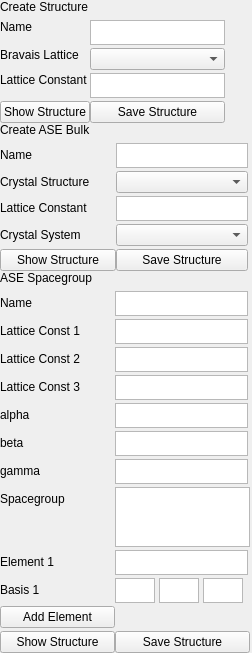
        <widget class="QWidget" name="page_2">
         <property name="geometry">
          <rect>
           <x>0</x>
           <y>0</y>
           <width>252</width>
           <height>653</height>
          </rect>
         </property>
         <attribute name="label">
          <string>Create Structure</string>
         </attribute>
         <layout class="QVBoxLayout" name="verticalLayout">
          <property name="spacing">
           <number>0</number>
          </property>
          <property name="leftMargin">
           <number>0</number>
          </property>
          <property name="topMargin">
           <number>0</number>
          </property>
          <property name="rightMargin">
           <number>0</number>
          </property>
          <property name="bottomMargin">
           <number>0</number>
          </property>
          <item>
           <widget class="QLabel" name="label_3">
            <property name="sizePolicy">
             <sizepolicy hsizetype="Preferred" vsizetype="Fixed">
              <horstretch>0</horstretch>
              <verstretch>0</verstretch>
             </sizepolicy>
            </property>
            <property name="text">
             <string>Create Structure</string>
            </property>
           </widget>
          </item>
          <item>
           <layout class="QFormLayout" name="formLayout">
            <property name="sizeConstraint">
             <enum>QLayout::SetFixedSize</enum>
            </property>
            <property name="formAlignment">
             <set>Qt::AlignLeading|Qt::AlignLeft|Qt::AlignTop</set>
            </property>
            <property name="horizontalSpacing">
             <number>0</number>
            </property>
            <property name="verticalSpacing">
             <number>3</number>
            </property>
            <property name="topMargin">
             <number>6</number>
            </property>
            <item row="0" column="0">
             <widget class="QLabel" name="label_6">
              <property name="sizePolicy">
               <sizepolicy hsizetype="Preferred" vsizetype="Fixed">
                <horstretch>0</horstretch>
                <verstretch>0</verstretch>
               </sizepolicy>
              </property>
              <property name="text">
               <string>Name</string>
              </property>
              <property name="alignment">
               <set>Qt::AlignCenter</set>
              </property>
             </widget>
            </item>
            <item row="0" column="1">
             <widget class="QPlainTextEdit" name="struct_name_norm">
              <property name="sizePolicy">
               <sizepolicy hsizetype="Fixed" vsizetype="Fixed">
                <horstretch>0</horstretch>
                <verstretch>0</verstretch>
               </sizepolicy>
              </property>
              <property name="minimumSize">
               <size>
                <width>135</width>
                <height>25</height>
               </size>
              </property>
              <property name="maximumSize">
               <size>
                <width>135</width>
                <height>20</height>
               </size>
              </property>
              <property name="verticalScrollBarPolicy">
               <enum>Qt::ScrollBarAlwaysOff</enum>
              </property>
              <property name="horizontalScrollBarPolicy">
               <enum>Qt::ScrollBarAlwaysOff</enum>
              </property>
              <property name="lineWrapMode">
               <enum>QPlainTextEdit::NoWrap</enum>
              </property>
             </widget>
            </item>
            <item row="1" column="0">
             <widget class="QLabel" name="label_7">
              <property name="sizePolicy">
               <sizepolicy hsizetype="Preferred" vsizetype="Fixed">
                <horstretch>0</horstretch>
                <verstretch>0</verstretch>
               </sizepolicy>
              </property>
              <property name="text">
               <string>Bravais Lattice</string>
              </property>
              <property name="alignment">
               <set>Qt::AlignCenter</set>
              </property>
             </widget>
            </item>
            <item row="1" column="1">
             <widget class="QComboBox" name="bravais_lattice">
              <property name="sizePolicy">
               <sizepolicy hsizetype="Fixed" vsizetype="Fixed">
                <horstretch>0</horstretch>
                <verstretch>0</verstretch>
               </sizepolicy>
              </property>
              <property name="minimumSize">
               <size>
                <width>135</width>
                <height>0</height>
               </size>
              </property>
              <item>
               <property name="text">
                <string/>
               </property>
              </item>
              <item>
               <property name="text">
                <string>scc</string>
               </property>
              </item>
              <item>
               <property name="text">
                <string>fcc</string>
               </property>
              </item>
              <item>
               <property name="text">
                <string>bcc</string>
               </property>
              </item>
             </widget>
            </item>
            <item row="2" column="0">
             <widget class="QLabel" name="label_8">
              <property name="sizePolicy">
               <sizepolicy hsizetype="Preferred" vsizetype="Fixed">
                <horstretch>0</horstretch>
                <verstretch>0</verstretch>
               </sizepolicy>
              </property>
              <property name="text">
               <string>Lattice Constant</string>
              </property>
             </widget>
            </item>
            <item row="2" column="1">
             <widget class="QPlainTextEdit" name="lattice_constant_norm">
              <property name="sizePolicy">
               <sizepolicy hsizetype="Expanding" vsizetype="Fixed">
                <horstretch>0</horstretch>
                <verstretch>0</verstretch>
               </sizepolicy>
              </property>
              <property name="maximumSize">
               <size>
                <width>135</width>
                <height>25</height>
               </size>
              </property>
              <property name="verticalScrollBarPolicy">
               <enum>Qt::ScrollBarAlwaysOff</enum>
              </property>
              <property name="horizontalScrollBarPolicy">
               <enum>Qt::ScrollBarAlwaysOff</enum>
              </property>
              <property name="lineWrapMode">
               <enum>QPlainTextEdit::NoWrap</enum>
              </property>
             </widget>
            </item>
            <item row="3" column="0">
             <widget class="QPushButton" name="show_structure_norm">
              <property name="sizePolicy">
               <sizepolicy hsizetype="Preferred" vsizetype="Fixed">
                <horstretch>0</horstretch>
                <verstretch>0</verstretch>
               </sizepolicy>
              </property>
              <property name="text">
               <string>Show Structure</string>
              </property>
             </widget>
            </item>
            <item row="3" column="1">
             <widget class="QPushButton" name="save_structure_norm">
              <property name="sizePolicy">
               <sizepolicy hsizetype="Fixed" vsizetype="Fixed">
                <horstretch>0</horstretch>
                <verstretch>0</verstretch>
               </sizepolicy>
              </property>
              <property name="maximumSize">
               <size>
                <width>135</width>
                <height>16777215</height>
               </size>
              </property>
              <property name="text">
               <string>Save Structure</string>
              </property>
             </widget>
            </item>
           </layout>
          </item>
          <item>
           <widget class="QLabel" name="label_4">
            <property name="sizePolicy">
             <sizepolicy hsizetype="Preferred" vsizetype="Fixed">
              <horstretch>0</horstretch>
              <verstretch>0</verstretch>
             </sizepolicy>
            </property>
            <property name="text">
             <string>Create ASE Bulk</string>
            </property>
           </widget>
          </item>
          <item>
           <layout class="QFormLayout" name="formLayout_3">
            <property name="horizontalSpacing">
             <number>0</number>
            </property>
            <property name="verticalSpacing">
             <number>3</number>
            </property>
            <property name="topMargin">
             <number>6</number>
            </property>
            <item row="0" column="0">
             <widget class="QLabel" name="label_9">
              <property name="text">
               <string>Name</string>
              </property>
             </widget>
            </item>
            <item row="0" column="1">
             <widget class="QPlainTextEdit" name="struct_name_bulk">
              <property name="sizePolicy">
               <sizepolicy hsizetype="Expanding" vsizetype="Fixed">
                <horstretch>0</horstretch>
                <verstretch>0</verstretch>
               </sizepolicy>
              </property>
              <property name="minimumSize">
               <size>
                <width>0</width>
                <height>25</height>
               </size>
              </property>
              <property name="maximumSize">
               <size>
                <width>132</width>
                <height>20</height>
               </size>
              </property>
              <property name="verticalScrollBarPolicy">
               <enum>Qt::ScrollBarAlwaysOff</enum>
              </property>
              <property name="horizontalScrollBarPolicy">
               <enum>Qt::ScrollBarAlwaysOff</enum>
              </property>
              <property name="lineWrapMode">
               <enum>QPlainTextEdit::NoWrap</enum>
              </property>
             </widget>
            </item>
            <item row="1" column="0">
             <widget class="QLabel" name="label_10">
              <property name="text">
               <string>Crystal Structure</string>
              </property>
             </widget>
            </item>
            <item row="2" column="0">
             <widget class="QLabel" name="label_11">
              <property name="text">
               <string>Lattice Constant</string>
              </property>
             </widget>
            </item>
            <item row="2" column="1">
             <widget class="QPlainTextEdit" name="lattice_constant_bulk">
              <property name="sizePolicy">
               <sizepolicy hsizetype="Expanding" vsizetype="Fixed">
                <horstretch>0</horstretch>
                <verstretch>0</verstretch>
               </sizepolicy>
              </property>
              <property name="minimumSize">
               <size>
                <width>0</width>
                <height>25</height>
               </size>
              </property>
              <property name="maximumSize">
               <size>
                <width>132</width>
                <height>20</height>
               </size>
              </property>
              <property name="verticalScrollBarPolicy">
               <enum>Qt::ScrollBarAlwaysOff</enum>
              </property>
              <property name="horizontalScrollBarPolicy">
               <enum>Qt::ScrollBarAlwaysOff</enum>
              </property>
              <property name="lineWrapMode">
               <enum>QPlainTextEdit::NoWrap</enum>
              </property>
             </widget>
            </item>
            <item row="3" column="0">
             <widget class="QLabel" name="label_12">
              <property name="text">
               <string>Crystal System</string>
              </property>
             </widget>
            </item>
            <item row="4" column="0">
             <widget class="QPushButton" name="show_structure_bulk">
              <property name="sizePolicy">
               <sizepolicy hsizetype="Fixed" vsizetype="Fixed">
                <horstretch>0</horstretch>
                <verstretch>0</verstretch>
               </sizepolicy>
              </property>
              <property name="minimumSize">
               <size>
                <width>116</width>
                <height>0</height>
               </size>
              </property>
              <property name="maximumSize">
               <size>
                <width>132</width>
                <height>16777215</height>
               </size>
              </property>
              <property name="text">
               <string>Show Structure</string>
              </property>
             </widget>
            </item>
            <item row="4" column="1">
             <widget class="QPushButton" name="save_structure_bulk">
              <property name="maximumSize">
               <size>
                <width>132</width>
                <height>16777215</height>
               </size>
              </property>
              <property name="text">
               <string>Save Structure</string>
              </property>
             </widget>
            </item>
            <item row="1" column="1">
             <widget class="QComboBox" name="crystal_structure">
              <property name="maximumSize">
               <size>
                <width>132</width>
                <height>16777215</height>
               </size>
              </property>
              <item>
               <property name="text">
                <string/>
               </property>
              </item>
              <item>
               <property name="text">
                <string>wurtzite</string>
               </property>
              </item>
             </widget>
            </item>
            <item row="3" column="1">
             <widget class="QComboBox" name="crystal_system">
              <property name="maximumSize">
               <size>
                <width>132</width>
                <height>16777215</height>
               </size>
              </property>
              <item>
               <property name="text">
                <string/>
               </property>
              </item>
              <item>
               <property name="text">
                <string>Cubic</string>
               </property>
              </item>
              <item>
               <property name="text">
                <string>Orthorhombic</string>
               </property>
              </item>
             </widget>
            </item>
           </layout>
          </item>
          <item>
           <widget class="QLabel" name="label_5">
            <property name="sizePolicy">
             <sizepolicy hsizetype="Preferred" vsizetype="Fixed">
              <horstretch>0</horstretch>
              <verstretch>0</verstretch>
             </sizepolicy>
            </property>
            <property name="text">
             <string>ASE Spacegroup</string>
            </property>
           </widget>
          </item>
          <item>
           <layout class="QFormLayout" name="formLayout_4">
            <property name="horizontalSpacing">
             <number>0</number>
            </property>
            <property name="verticalSpacing">
             <number>3</number>
            </property>
            <property name="topMargin">
             <number>6</number>
            </property>
            <property name="rightMargin">
             <number>0</number>
            </property>
            <item row="0" column="0">
             <widget class="QLabel" name="label_13">
              <property name="text">
               <string>Name</string>
              </property>
             </widget>
            </item>
            <item row="0" column="1">
             <widget class="QPlainTextEdit" name="struct_name_spacegroup">
              <property name="sizePolicy">
               <sizepolicy hsizetype="Preferred" vsizetype="Fixed">
                <horstretch>0</horstretch>
                <verstretch>0</verstretch>
               </sizepolicy>
              </property>
              <property name="minimumSize">
               <size>
                <width>0</width>
                <height>25</height>
               </size>
              </property>
              <property name="maximumSize">
               <size>
                <width>133</width>
                <height>25</height>
               </size>
              </property>
              <property name="verticalScrollBarPolicy">
               <enum>Qt::ScrollBarAlwaysOff</enum>
              </property>
              <property name="horizontalScrollBarPolicy">
               <enum>Qt::ScrollBarAlwaysOff</enum>
              </property>
              <property name="lineWrapMode">
               <enum>QPlainTextEdit::NoWrap</enum>
              </property>
             </widget>
            </item>
            <item row="8" column="0">
             <widget class="QLabel" name="label_14">
              <property name="text">
               <string>Element 1</string>
              </property>
             </widget>
            </item>
            <item row="8" column="1">
             <widget class="QPlainTextEdit" name="element_1">
              <property name="sizePolicy">
               <sizepolicy hsizetype="Expanding" vsizetype="Fixed">
                <horstretch>0</horstretch>
                <verstretch>0</verstretch>
               </sizepolicy>
              </property>
              <property name="minimumSize">
               <size>
                <width>0</width>
                <height>25</height>
               </size>
              </property>
              <property name="maximumSize">
               <size>
                <width>133</width>
                <height>25</height>
               </size>
              </property>
              <property name="verticalScrollBarPolicy">
               <enum>Qt::ScrollBarAlwaysOff</enum>
              </property>
              <property name="horizontalScrollBarPolicy">
               <enum>Qt::ScrollBarAlwaysOff</enum>
              </property>
              <property name="lineWrapMode">
               <enum>QPlainTextEdit::NoWrap</enum>
              </property>
             </widget>
            </item>
            <item row="9" column="0">
             <widget class="QLabel" name="label_15">
              <property name="text">
               <string>Basis 1</string>
              </property>
             </widget>
            </item>
            <item row="9" column="1">
             <layout class="QHBoxLayout" name="horizontalLayout_2">
              <property name="spacing">
               <number>4</number>
              </property>
              <property name="sizeConstraint">
               <enum>QLayout::SetDefaultConstraint</enum>
              </property>
              <item>
               <widget class="QPlainTextEdit" name="basis_1_1">
                <property name="sizePolicy">
                 <sizepolicy hsizetype="Fixed" vsizetype="Fixed">
                  <horstretch>0</horstretch>
                  <verstretch>0</verstretch>
                 </sizepolicy>
                </property>
                <property name="minimumSize">
                 <size>
                  <width>39</width>
                  <height>0</height>
                 </size>
                </property>
                <property name="maximumSize">
                 <size>
                  <width>40</width>
                  <height>25</height>
                 </size>
                </property>
                <property name="verticalScrollBarPolicy">
                 <enum>Qt::ScrollBarAlwaysOff</enum>
                </property>
                <property name="horizontalScrollBarPolicy">
                 <enum>Qt::ScrollBarAlwaysOff</enum>
                </property>
                <property name="lineWrapMode">
                 <enum>QPlainTextEdit::NoWrap</enum>
                </property>
               </widget>
              </item>
              <item>
               <widget class="QPlainTextEdit" name="basis_1_2">
                <property name="sizePolicy">
                 <sizepolicy hsizetype="Fixed" vsizetype="Fixed">
                  <horstretch>0</horstretch>
                  <verstretch>0</verstretch>
                 </sizepolicy>
                </property>
                <property name="minimumSize">
                 <size>
                  <width>0</width>
                  <height>25</height>
                 </size>
                </property>
                <property name="maximumSize">
                 <size>
                  <width>40</width>
                  <height>25</height>
                 </size>
                </property>
                <property name="verticalScrollBarPolicy">
                 <enum>Qt::ScrollBarAlwaysOff</enum>
                </property>
                <property name="horizontalScrollBarPolicy">
                 <enum>Qt::ScrollBarAlwaysOff</enum>
                </property>
                <property name="lineWrapMode">
                 <enum>QPlainTextEdit::NoWrap</enum>
                </property>
               </widget>
              </item>
              <item>
               <widget class="QPlainTextEdit" name="basis_1_3">
                <property name="sizePolicy">
                 <sizepolicy hsizetype="Expanding" vsizetype="Fixed">
                  <horstretch>0</horstretch>
                  <verstretch>0</verstretch>
                 </sizepolicy>
                </property>
                <property name="maximumSize">
                 <size>
                  <width>40</width>
                  <height>25</height>
                 </size>
                </property>
                <property name="verticalScrollBarPolicy">
                 <enum>Qt::ScrollBarAlwaysOff</enum>
                </property>
                <property name="horizontalScrollBarPolicy">
                 <enum>Qt::ScrollBarAlwaysOff</enum>
                </property>
                <property name="lineWrapMode">
                 <enum>QPlainTextEdit::NoWrap</enum>
                </property>
               </widget>
              </item>
             </layout>
            </item>
            <item row="1" column="0">
             <widget class="QLabel" name="label_16">
              <property name="text">
               <string>Lattice Const 1</string>
              </property>
             </widget>
            </item>
            <item row="1" column="1">
             <widget class="QTextEdit" name="lattice_const_1">
              <property name="maximumSize">
               <size>
                <width>133</width>
                <height>25</height>
               </size>
              </property>
              <property name="verticalScrollBarPolicy">
               <enum>Qt::ScrollBarAlwaysOff</enum>
              </property>
              <property name="horizontalScrollBarPolicy">
               <enum>Qt::ScrollBarAlwaysOff</enum>
              </property>
              <property name="lineWrapMode">
               <enum>QTextEdit::NoWrap</enum>
              </property>
             </widget>
            </item>
            <item row="2" column="0">
             <widget class="QLabel" name="label_17">
              <property name="text">
               <string>Lattice Const 2</string>
              </property>
             </widget>
            </item>
            <item row="3" column="0">
             <widget class="QLabel" name="label_18">
              <property name="text">
               <string>Lattice Const 3</string>
              </property>
             </widget>
            </item>
            <item row="4" column="0">
             <widget class="QLabel" name="label_19">
              <property name="text">
               <string>alpha</string>
              </property>
             </widget>
            </item>
            <item row="5" column="0">
             <widget class="QLabel" name="label_20">
              <property name="text">
               <string>beta</string>
              </property>
             </widget>
            </item>
            <item row="6" column="0">
             <widget class="QLabel" name="label_21">
              <property name="text">
               <string>gamma</string>
              </property>
             </widget>
            </item>
            <item row="7" column="0">
             <widget class="QLabel" name="label_22">
              <property name="text">
               <string>Spacegroup</string>
              </property>
             </widget>
            </item>
            <item row="11" column="0">
             <widget class="QPushButton" name="show_structure_spacegroup">
              <property name="minimumSize">
               <size>
                <width>115</width>
                <height>0</height>
               </size>
              </property>
              <property name="text">
               <string>Show Structure</string>
              </property>
             </widget>
            </item>
            <item row="11" column="1">
             <widget class="QPushButton" name="save_structure_spacegroup">
              <property name="maximumSize">
               <size>
                <width>135</width>
                <height>16777215</height>
               </size>
              </property>
              <property name="text">
               <string>Save Structure</string>
              </property>
             </widget>
            </item>
            <item row="2" column="1">
             <widget class="QPlainTextEdit" name="lattice_const_2">
              <property name="maximumSize">
               <size>
                <width>133</width>
                <height>25</height>
               </size>
              </property>
              <property name="verticalScrollBarPolicy">
               <enum>Qt::ScrollBarAlwaysOff</enum>
              </property>
              <property name="horizontalScrollBarPolicy">
               <enum>Qt::ScrollBarAlwaysOff</enum>
              </property>
              <property name="lineWrapMode">
               <enum>QPlainTextEdit::NoWrap</enum>
              </property>
             </widget>
            </item>
            <item row="3" column="1">
             <widget class="QPlainTextEdit" name="lattice_const_3">
              <property name="maximumSize">
               <size>
                <width>133</width>
                <height>25</height>
               </size>
              </property>
              <property name="verticalScrollBarPolicy">
               <enum>Qt::ScrollBarAlwaysOff</enum>
              </property>
              <property name="horizontalScrollBarPolicy">
               <enum>Qt::ScrollBarAlwaysOff</enum>
              </property>
              <property name="lineWrapMode">
               <enum>QPlainTextEdit::NoWrap</enum>
              </property>
             </widget>
            </item>
            <item row="4" column="1">
             <widget class="QPlainTextEdit" name="alpha">
              <property name="maximumSize">
               <size>
                <width>133</width>
                <height>25</height>
               </size>
              </property>
              <property name="verticalScrollBarPolicy">
               <enum>Qt::ScrollBarAlwaysOff</enum>
              </property>
              <property name="horizontalScrollBarPolicy">
               <enum>Qt::ScrollBarAlwaysOff</enum>
              </property>
              <property name="lineWrapMode">
               <enum>QPlainTextEdit::NoWrap</enum>
              </property>
             </widget>
            </item>
            <item row="5" column="1">
             <widget class="QPlainTextEdit" name="beta">
              <property name="maximumSize">
               <size>
                <width>133</width>
                <height>25</height>
               </size>
              </property>
              <property name="verticalScrollBarPolicy">
               <enum>Qt::ScrollBarAlwaysOff</enum>
              </property>
              <property name="horizontalScrollBarPolicy">
               <enum>Qt::ScrollBarAlwaysOff</enum>
              </property>
              <property name="lineWrapMode">
               <enum>QPlainTextEdit::NoWrap</enum>
              </property>
             </widget>
            </item>
            <item row="7" column="1">
             <widget class="QPlainTextEdit" name="spacegroup">
              <property name="minimumSize">
               <size>
                <width>135</width>
                <height>25</height>
               </size>
              </property>
              <property name="maximumSize">
               <size>
                <width>133</width>
                <height>16777215</height>
               </size>
              </property>
              <property name="verticalScrollBarPolicy">
               <enum>Qt::ScrollBarAlwaysOff</enum>
              </property>
              <property name="horizontalScrollBarPolicy">
               <enum>Qt::ScrollBarAlwaysOff</enum>
              </property>
              <property name="lineWrapMode">
               <enum>QPlainTextEdit::NoWrap</enum>
              </property>
             </widget>
            </item>
            <item row="6" column="1">
             <widget class="QPlainTextEdit" name="gamma">
              <property name="maximumSize">
               <size>
                <width>133</width>
                <height>25</height>
               </size>
              </property>
              <property name="verticalScrollBarPolicy">
               <enum>Qt::ScrollBarAlwaysOff</enum>
              </property>
              <property name="horizontalScrollBarPolicy">
               <enum>Qt::ScrollBarAlwaysOff</enum>
              </property>
              <property name="lineWrapMode">
               <enum>QPlainTextEdit::NoWrap</enum>
              </property>
             </widget>
            </item>
            <item row="10" column="0">
             <widget class="QPushButton" name="add_element">
              <property name="minimumSize">
               <size>
                <width>115</width>
                <height>0</height>
               </size>
              </property>
              <property name="text">
               <string>Add Element</string>
              </property>
              <property name="autoDefault">
               <bool>false</bool>
              </property>
              <property name="default">
               <bool>false</bool>
              </property>
              <property name="flat">
               <bool>false</bool>
              </property>
             </widget>
            </item>
           </layout>
          </item>
         </layout>
        </widget>
